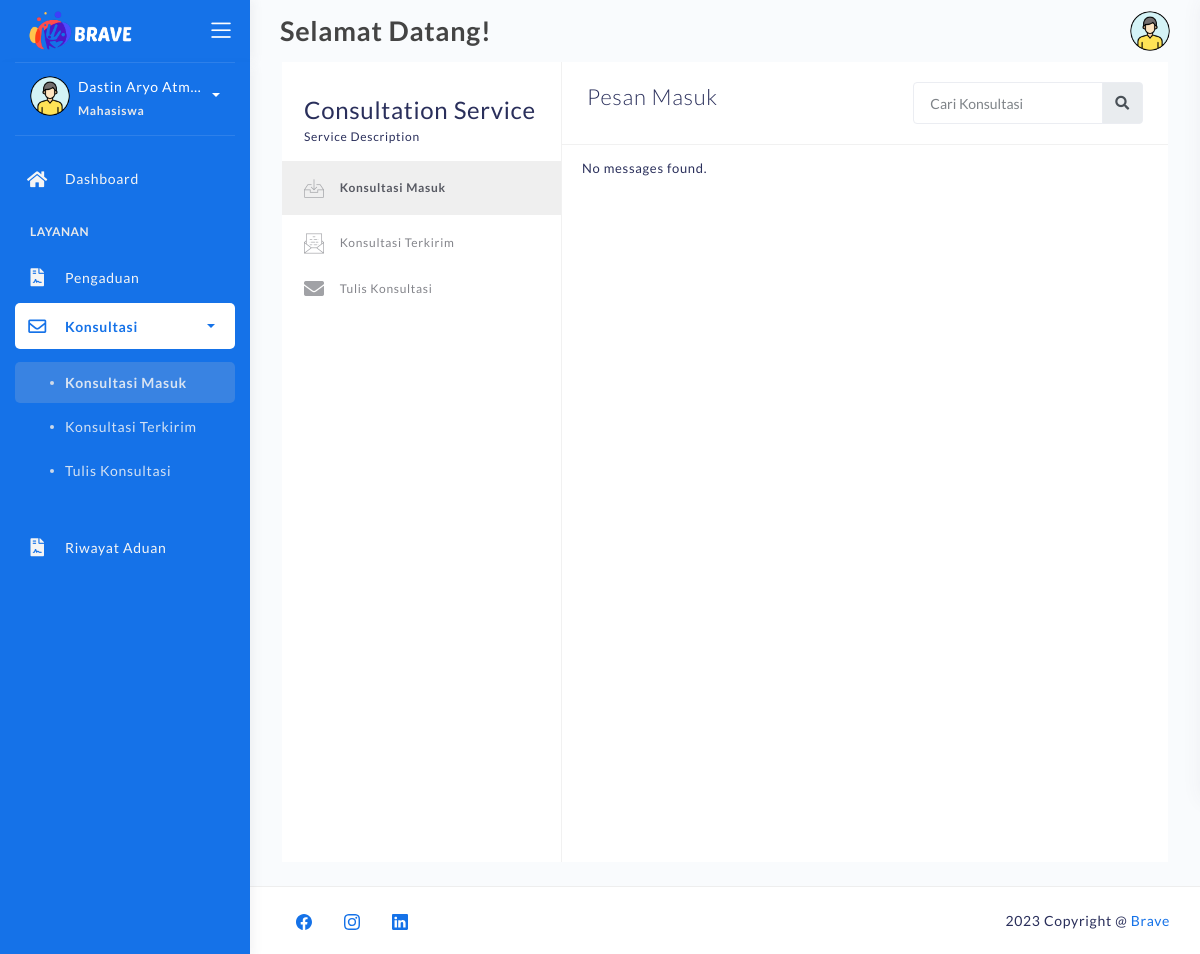
The page /konsultasi-inbox.php (signed in) on the database as committed earlier.
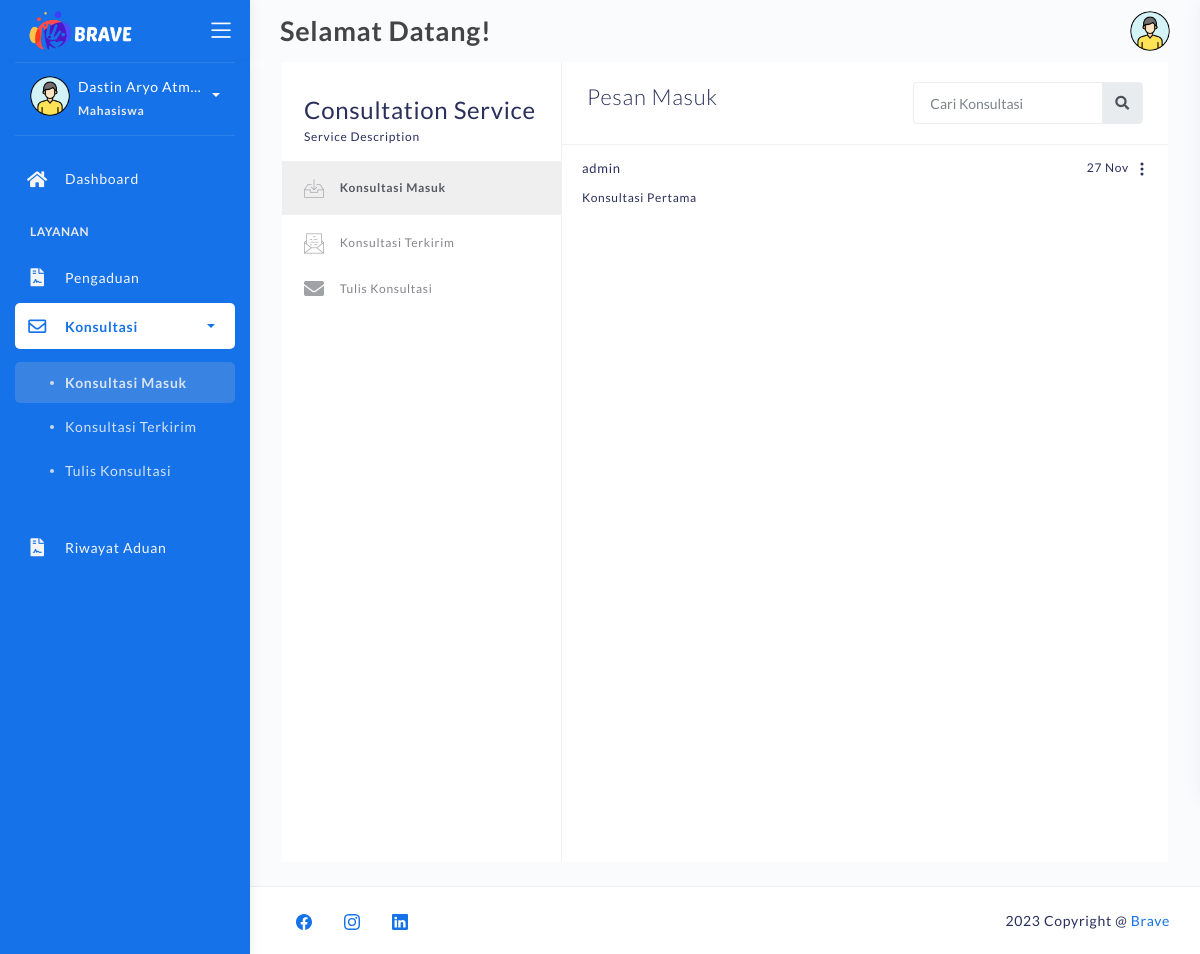
The same page on the database as committed later.
### tables this page shows
CREATE TABLE `konsultasi` (
  `id_konsul` varchar(50) NOT NULL,
  `pengirim` varchar(25) NOT NULL,
  `penerima` varchar(25) NOT NULL,
  `judul` varchar(255) NOT NULL,
  `pesan` text NOT NULL,
  `tgl_konsultasi` datetime NOT NULL,
  `is_read` varchar(10) NOT NULL
);

### konsultasi-inbox.php (the view, shortened to what the changed rows need)
<?php
	require 'backend/connection.php';
    if (!isset($_SESSION['username'])) {
        header("Location: login.php");
    }else if($_SESSION['hak']!='user'){
		header("Location: backend/action-logout.php");
	}else{
		$login_id = $_SESSION['user_id'];
	}
?>
<!DOCTYPE html>
<html lang="en">
<head>
	<link rel="stylesheet" href="assets/css/bootstrap.min.css">
	<link rel="stylesheet" href="assets/css/atlantis.css">
	<link rel="stylesheet" href="assets/css/demo.css">
</head>
<body>
	<div class="wrapper fullheight-side">
		<div class="main-panel full-height">
			<div class="container container-full">
				<div class="page-inner" style="padding-top:0px;">
					<div class="page-with-aside mail-wrapper bg-white">
						<div class="page-content mail-content">
							<div class="inbox-body" style="padding-top:0;">
								<div class="email-list">
								<?php
									$sql = "SELECT * FROM konsultasi WHERE penerima='$login_id' ORDER BY tgl_konsultasi DESC";
									$result = mysqli_query($koneksi, $sql);
									if (mysqli_num_rows($result) > 0) {
										while ($row = mysqli_fetch_assoc($result)) {
											$sql_users = "SELECT * FROM login WHERE hak='admin'";
											$result_users = mysqli_query($koneksi, $sql_users);
											if (mysqli_num_rows($result_users) > 0){
												$row_users = mysqli_fetch_assoc($result_users);
												echo '
													<div class="email-list-item ' . $row['is_read'] . '">
														<div class="email-list-detail" data-toggle="modal" data-target="#konsultasi-' . $row['id_konsul'] . '">
															<span class="date float-right">
																' . date("d M", strtotime($row["tgl_konsultasi"])) . '
															</span>
															<span class="from">' . $row_users['username'] . '</span>
															<p class="msg">' . $row['judul'] . '</p>
														</div>
														<div id="navbarDropdown" role="button" data-toggle="dropdown" aria-haspopup="true" aria-expanded="false" style="color:sky blue; margin-left:5px; margin-right:-17px;">
															<svg xmlns="http://www.w3.org/2000/svg" width="16" height="16" fill="currentColor" class="bi bi-three-dots-vertical" viewBox="0 0 16 16">
																<path d="M9.5 13a1.5 1.5 0 1 1-3 0 1.5 1.5 0 0 1 3 0zm0-5a1.5 1.5 0 1 1-3 0 1.5 1.5 0 0 1 3 0zm0-5a1.5 1.5 0 1 1-3 0 1.5 1.5 0 0 1 3 0z"/>
															</svg>
														</div>
															<a class="dropdown-item" data-toggle="modal" data-target="#balas-konsultasi-' . $row['id_konsul'] . '">Balas</a>
															<a class="dropdown-item" href="backend/action-delete-konsultasi.php?id=' . $row['id_konsul'] . '">Delete</a>
													</div>
													<div class="modal fade" id="konsultasi-' . $row['id_konsul'] . '" tabindex="-1" role="dialog" aria-labelledby="exampleModalCenterTitle" aria-hidden="true" onclick="read_' . $row["id_konsul"] . '()">
																	<h5 class="modal-title" id="exampleModalLongTitle" style="font-size:20px;">' . $row['judul'] . '</h5>
																	<p style="margin-bottom:1px;"><strong>Dari :</strong> ' . $row_users['username'] . '</p>
																	<p style="margin-bottom:10px;"><strong>Tanggal :</strong> ' . date("d M Y", strtotime($row['tgl_konsultasi'])) . '</p>
																	' . $row['pesan'] .'
														<form id="isRead-' . $row["id_konsul"] . '" action="backend/action-is-read.php" method="post">
															<input type="text" class="form-control" id="id_konsul" name="id_konsul" value="' . $row["id_konsul"] . '" required hidden>
														</form>
															function read_' . $row["id_konsul"] . '() {
																document.getElementById("isRead-' . $row["id_konsul"] . '").submit();
													</div>
													<div class="modal fade" id="balas-konsultasi-' . $row['id_konsul'] . '" tabindex="-1" role="dialog" aria-labelledby="exampleModalCenterTitle" aria-hidden="true">
																	<h5 class="modal-title" id="editUserModalLabel">' . $row['judul'] . '</h5>
																	<form id="balasKonsulForm-' . $row['id_konsul'] . '" action="backend/action-balas-konsultasi.php" method="post">
																		<input type="text" class="form-control" id="pengirim" name="pengirim" value="' . $_SESSION["user_id"] . '" required hidden>
																		<input type="text" class="form-control" id="penerima" name="penerima" value="' . $row["pengirim"] . '" required hidden>
																		<input type="text" class="form-control" id="judul" name="judul" value="' . $row["judul"] . '" required hidden>
																	</form>
																	<button type="button" class="btn btn-primary" onclick="balasKosul_' . $row["id_konsul"] . '()">Kirim</button>
													</div>
														function balasKosul_' . $row["id_konsul"] . '() {
															document.getElementById("balasKonsulForm-' . $row['id_konsul'] . '").submit();
												';
											}
										}
									} else {
										echo '
											<div class="email-list-item">
													<div class="email-list-detail">
														<span class="from">No messages found.</span>
													</div>
												</div>
										';
									}
									?>
								</div>
							</div>
						</div>
					</div>
				</div>
			</div>
		</div>
	</div>
</body>
</html>

Rows that differ between the two databases and show on the page:
added konsultasi: tgl_konsultasi "27 Nov", login.username "admin", judul "Konsultasi Pertama"
Other text that changed with them:
text no longer shown: "No messages found."
